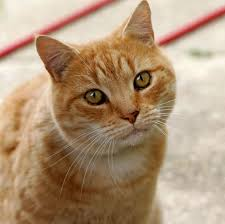
#> input picture example.jpg, 225 x 224 px, found by its file name
$ python SVD.py
#> lines starting #> are read from the running program, lines starting #| are printed output that depends on the picture
import numpy as np # type: ignore
import matplotlib.pyplot as plt # type: ignore
import cv2 # type: ignore
from skimage.color import rgb2gray # type: ignore

def load_image(image_path):
    """Cargar la imagen y la convierte a escala de grises"""
#> called with image_path = 'D:\\SVD\\example.jpg'
    img = cv2.imread(image_path)
#> img is the input picture: shape (224, 225, 3); mean B, G, R 120.8, 148.9, 175.9
    img = cv2.cvtColor(img, cv2.COLOR_BGR2RGB)
    gray = rgb2gray(img) #Conversion a escala de grises
    return gray

def compress_image(img, k):
    """Aplica la Descomposición en Valores Singulares (SVD) para comprimir la imagen."""
    U, S, Vt = np.linalg.svd(img, full_matrices=False)

    # Reducir la cantidad de valores singulares
    U_k = U[:, :k]
    S_k = np.diag(S[:k])
    Vt_k = Vt[:k, :]

    # Reconstrucción de la imagen comprimida
    compressed_img = np.dot(U_k, np.dot(S_k, Vt_k))
    return compressed_img

def plot_compression_results(original, compressed_images, ks):
    """Muestra la imagen original y las comprimidas con diferentes valores de k."""
    plt.figure(figsize=(10, 5))

    plt.subplot(1, len(ks) + 1, 1)
    plt.imshow(original, cmap='gray')
    plt.title("Original")
    plt.axis('off')

    for i, (img, k) in enumerate(zip(compressed_images, ks)):
        plt.subplot(1, len(ks) + 1, i + 2)
        plt.imshow(img, cmap='gray')
        plt.title(f"k = {k}")
        plt.axis('off')

    plt.show()

# Cargar imagen
gray_image = load_image(r"D:\SVD\example.jpg")

# Aplicar compresión con diferentes valores de k
ks = [5, 20, 50]
compressed_images = [compress_image(gray_image, k) for k in ks]
#> in compress_image, `U, S, Vt = np.linalg.svd(img, full_matrices=False)`:
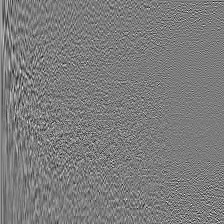
#> U: shape (224, 224) float64; min -0.357, max 0.373, mean 0.000286; drawn with min black and max white
#> in compress_image, `U, S, Vt = np.linalg.svd(img, full_matrices=False)`:
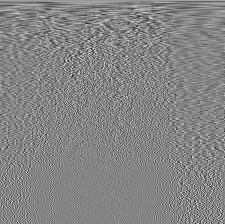
#> Vt: shape (224, 225) float64; min -0.369, max 0.338, mean 0.000353; drawn with min black and max white
#> in compress_image, `U, S, Vt = np.linalg.svd(img, full_matrices=False)`: S = 224 values, max 139.6 at index 0, min 6.69e-05 at index 223, mean 1.4
#> in compress_image, `U_k = U[:, :k]`: U_k = 224 rows, first 6: [0.0896, 0.106, -0.0139, 0.0041, -0.0975], [0.089, 0.105, -0.0189, 0.00173, -0.105], [0.0888, 0.103, -0.025, -0.00353, -0.111], [0.0886, 0.102, -0.0282, -0.0075, -0.114], [0.0881, 0.101, -0.0327, -0.0113, -0.118], [0.0875, 0.0993, -0.0378, -0.0207, -0.124]
#> in compress_image, `S_k = np.diag(S[:k])`: S_k = [[139.6, 0, 0, 0, 0], [0, 19.56, 0, 0, 0], [0, 0, 13.74, 0, 0], [0, 0, 0, 10.76, 0], [0, 0, 0, 0, 8.79]]
#> in compress_image, `compressed_img = np.dot(U_k, np.dot(S_k, Vt_k))`:
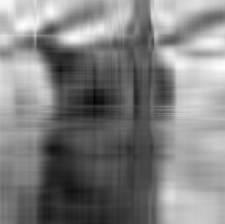
#> compressed_img: shape (224, 225) float64; min 0.146, max 1.04, mean 0.599; drawn with min black and max white
#> call 2 of compress_image, with k = 20
#> in compress_image (call 2), `S_k = np.diag(S[:k])`:
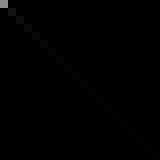
#> S_k: shape (20, 20) float64 (shown 8 times larger); min 0, max 139.6, mean 0.6
#> in compress_image (call 2), `compressed_img = np.dot(U_k, np.dot(S_k, Vt_k))`:
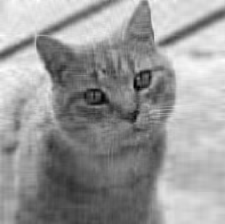
#> compressed_img: shape (224, 225) float64; min -0.0269, max 1.02, mean 0.599; drawn with min black and max white
#> call 3 of compress_image, with k = 50
#> in compress_image (call 3), `U_k = U[:, :k]`:
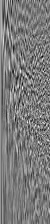
#> U_k: shape (224, 50) float64; min -0.286, max 0.305, mean 0.00127; drawn with min black and max white
#> in compress_image (call 3), `Vt_k = Vt[:k, :]`:
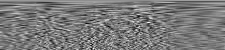
#> Vt_k: shape (50, 225) float64; min -0.281, max 0.308, mean 0.00162; drawn with min black and max white
#> compressed_images = 3 items

# Mostrar los resultados
plot_compression_results(gray_image, compressed_images, ks)
#> the loop in plot_compression_results, `for i, (img, k) in enumerate(zip(compressed_images, ks)):` made 3 passes
#> k on passes 1 to 3: 5, 20, 50
